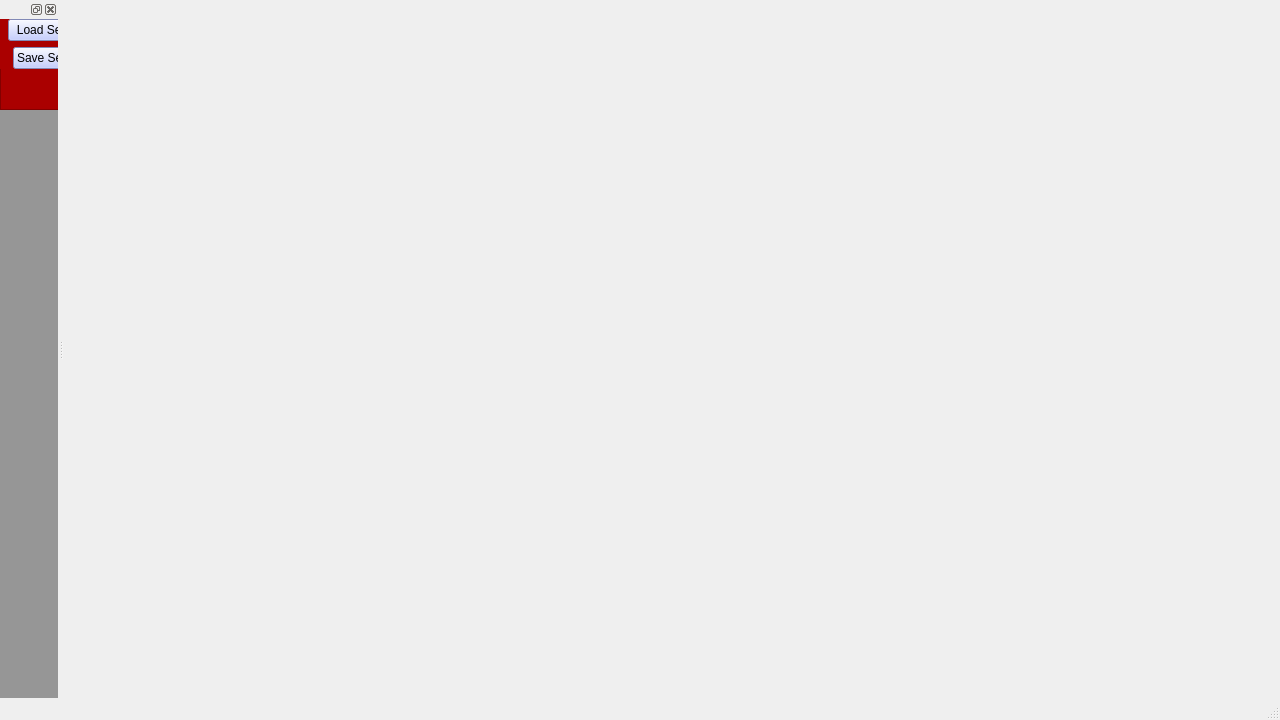
<?xml version="1.0" encoding="UTF-8"?>
<ui version="4.0">
 <class>MainWindow</class>
 <widget class="QMainWindow" name="MainWindow">
  <property name="geometry">
   <rect>
    <x>0</x>
    <y>0</y>
    <width>1280</width>
    <height>720</height>
   </rect>
  </property>
  <property name="windowTitle">
   <string>MainWindow</string>
  </property>
  <widget class="QWidget" name="centralwidget"/>
  <widget class="QMenuBar" name="menubar">
   <property name="geometry">
    <rect>
     <x>0</x>
     <y>0</y>
     <width>1280</width>
     <height>20</height>
    </rect>
   </property>
  </widget>
  <widget class="QStatusBar" name="statusbar"/>
  <widget class="QDockWidget" name="dockWidget">
   <property name="sizePolicy">
    <sizepolicy hsizetype="Fixed" vsizetype="Maximum">
     <horstretch>0</horstretch>
     <verstretch>0</verstretch>
    </sizepolicy>
   </property>
   <property name="autoFillBackground">
    <bool>false</bool>
   </property>
   <property name="styleSheet">
    <string notr="true">background-color: rgb(150, 150, 150);</string>
   </property>
   <attribute name="dockWidgetArea">
    <number>1</number>
   </attribute>
   <widget class="QWidget" name="dockWidgetContents">
    <widget class="QFrame" name="frame">
     <property name="geometry">
      <rect>
       <x>0</x>
       <y>0</y>
       <width>221</width>
       <height>91</height>
      </rect>
     </property>
     <property name="sizePolicy">
      <sizepolicy hsizetype="Maximum" vsizetype="Preferred">
       <horstretch>0</horstretch>
       <verstretch>0</verstretch>
      </sizepolicy>
     </property>
     <property name="autoFillBackground">
      <bool>false</bool>
     </property>
     <property name="styleSheet">
      <string notr="true">background-color: rgb(170, 0, 0);</string>
     </property>
     <property name="frameShape">
      <enum>QFrame::StyledPanel</enum>
     </property>
     <property name="frameShadow">
      <enum>QFrame::Raised</enum>
     </property>
     <widget class="QWidget" name="gridLayoutWidget">
      <property name="geometry">
       <rect>
        <x>0</x>
        <y>0</y>
        <width>221</width>
        <height>91</height>
       </rect>
      </property>
      <layout class="QGridLayout" name="gridLayout">
       <property name="sizeConstraint">
        <enum>QLayout::SetMaximumSize</enum>
       </property>
       <item row="0" column="0" alignment="Qt::AlignHCenter">
        <widget class="QPushButton" name="pushButton">
         <property name="minimumSize">
          <size>
           <width>91</width>
           <height>0</height>
          </size>
         </property>
         <property name="autoFillBackground">
          <bool>false</bool>
         </property>
         <property name="styleSheet">
          <string notr="true">background-color: rgb(181, 192, 255);</string>
         </property>
         <property name="text">
          <string>Load Settings</string>
         </property>
        </widget>
       </item>
       <item row="1" column="0" alignment="Qt::AlignHCenter">
        <widget class="QPushButton" name="pushButton_2">
         <property name="autoFillBackground">
          <bool>false</bool>
         </property>
         <property name="styleSheet">
          <string notr="true">background-color: rgb(181, 192, 255);</string>
         </property>
         <property name="text">
          <string>Save Settings</string>
         </property>
        </widget>
       </item>
       <item row="0" column="1" alignment="Qt::AlignHCenter">
        <widget class="QPushButton" name="pushButton_3">
         <property name="sizePolicy">
          <sizepolicy hsizetype="MinimumExpanding" vsizetype="Fixed">
           <horstretch>0</horstretch>
           <verstretch>0</verstretch>
          </sizepolicy>
         </property>
         <property name="minimumSize">
          <size>
           <width>91</width>
           <height>0</height>
          </size>
         </property>
         <property name="autoFillBackground">
          <bool>false</bool>
         </property>
         <property name="styleSheet">
          <string notr="true">background-color: rgb(181, 192, 255);</string>
         </property>
         <property name="text">
          <string>Run MIPS file</string>
         </property>
        </widget>
       </item>
       <item row="1" column="1" alignment="Qt::AlignHCenter|Qt::AlignVCenter">
        <widget class="QPushButton" name="pushButton_4">
         <property name="sizePolicy">
          <sizepolicy hsizetype="Fixed" vsizetype="Fixed">
           <horstretch>0</horstretch>
           <verstretch>0</verstretch>
          </sizepolicy>
         </property>
         <property name="minimumSize">
          <size>
           <width>91</width>
           <height>0</height>
          </size>
         </property>
         <property name="autoFillBackground">
          <bool>false</bool>
         </property>
         <property name="styleSheet">
          <string notr="true">background-color: rgb(181, 192, 255);</string>
         </property>
         <property name="text">
          <string>Create Tar</string>
         </property>
        </widget>
       </item>
      </layout>
     </widget>
    </widget>
   </widget>
  </widget>
 </widget>
 <resources/>
 <connections/>
</ui>
